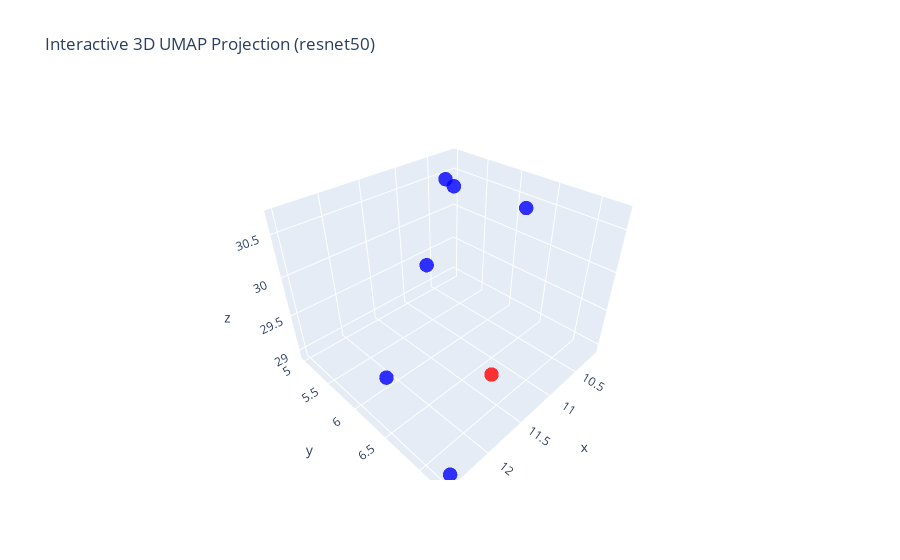

This figure's notebook cell:
### Code cell
fig = go.Figure(data=[go.Scatter3d(
    x=results[:, 0], y=results[:, 1], z=results[:, 2],
    mode='markers',
    marker=dict(size=5, color=colors, opacity=0.8)
)])

fig.update_layout(
    title="Interactive 3D UMAP Projection (resnet50)",
)

fig.show()

### Figure 1 — Plotly figure (JSON) as saved in the notebook; plotly's stock layout.template omitted (floating-point values rounded to 4 significant figures)
{"data": [{"marker": {"color": ["blue", "red", "blue", "blue", "blue", "blue", "blue"], "opacity": 0.8, "size": 5}, "mode": "markers", "type": "scatter3d", "x": [11.56, 11.73, 10.74, 10.18, 12.44, 12.5, 10.13], "y": [6.041, 7.078, 5.476, 6.194, 7.247, 6.52, 5.005], "z": [30.19, 29.54, 30.7, 30.4, 28.93, 29.66, 30.3]}], "layout": {"title": {"text": "Interactive 3D UMAP Projection (resnet50)"}}}
